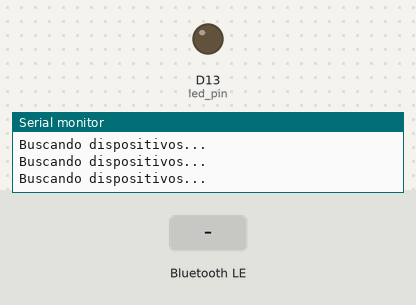
This sketch was run on a simulated Arduino Nano 33 IoT. Shown: output pins drawn as LEDs (lit = HIGH), the last lines printed to the serial monitor. The test bench sets the inputs (shaded band). Nothing arrives over Bluetooth unless stated; a phone connects over Bluetooth LE 3 s after start.

Above: at 2.2 s.
2.3 s: Bluetooth LE write "1" received
At 4.2 s:
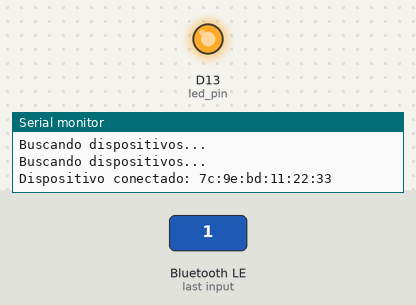
Timing chart, 0 to 5.7 s (numbered marks = the images above; inputs shaded):
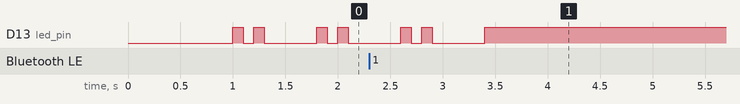

The sketch:

podometro.ino
```cpp
#include <ArduinoBLE.h>

const int led_pin = LED_BUILTIN; //Cambiar este pin dependiendo del pin a utilizar.

BLEService podometroService("bdc1fe11-f4ab-41dc-af14-da79a495f3eb"); // Bluetooth® Low Energy LED Service

// Bluetooth® Low Energy LED Switch Characteristic - custom 128-bit UUID, read and writable by central
BLEStringCharacteristic txtCharacteristic("89b782c7-dbae-453e-9081-bbe813727e32", BLERead | BLEWrite, 512);

void setup() {
  Serial.begin(115200);

  pinMode(led_pin, OUTPUT);
  digitalWrite(led_pin, LOW);

  Serial.println("Iniciando conexion BluetoothLE!");
  if (!BLE.begin()) {
    Serial.println("Error al inciar la conexion BluetoothLE!");
    while (1){
      led_blink(1);
    }
  }

  // set advertised local name and service UUID:
  BLE.setLocalName("-Podometro IOT-");
  BLE.setAdvertisedService(podometroService);

  // add the characteristic to the service
  podometroService.addCharacteristic(txtCharacteristic);

  // add service
  BLE.addService(podometroService);

  // set the initial value for the characeristic:
  txtCharacteristic.writeValue("0");

  // start advertising
  BLE.advertise();

  Serial.println("Buscando dispositivos...");
  delay(1000);
}

void loop() {
  // listen for Bluetooth® Low Energy peripherals to connect:
  BLEDevice central = BLE.central();
  Serial.println("Buscando dispositivos...");
  // if a central is connected to peripheral:
  if (central) {
    led_blink(2);
    Serial.print("Dispositivo conectado: ");
    // print the central's MAC address:
    Serial.println(central.address());
    delay(1000);
    // while the central is still connected to peripheral:
    while (central.connected()) {
      // if the remote device wrote to the characteristic,
      // use the value to control the LED:
      if (txtCharacteristic.written()) {
        Serial.print("Texto recibido: ");
        Serial.println(txtCharacteristic.value());
      }

      delay(100);
    }
    // when the central disconnects, print it out:
    led_blink(3);
    Serial.print(F("Disconnected from central: "));
    Serial.println(central.address());
  }
  led_blink(0);
}

void led_blink(int type){
  switch(type){
    case 0: //Buscando dispositivo
      digitalWrite(led_pin, HIGH);
      delay(100);
      digitalWrite(led_pin, LOW);
      delay(100);
      digitalWrite(led_pin, HIGH);
      delay(100);
      digitalWrite(led_pin, LOW);
      delay(500);
      break;

    case 1: // Notificar error
      digitalWrite(led_pin, HIGH);
      delay(100);
      digitalWrite(led_pin, LOW);
      delay(100);
      break;

    case 2: //Conectado
      digitalWrite(led_pin, HIGH);
      break;

    default: //Apagado
      digitalWrite(led_pin, LOW);
      break;
  }
}
```
